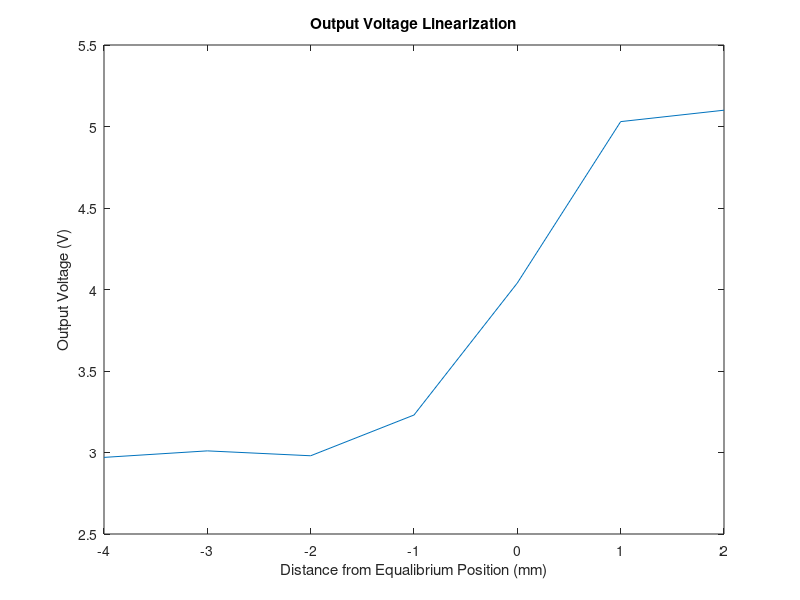
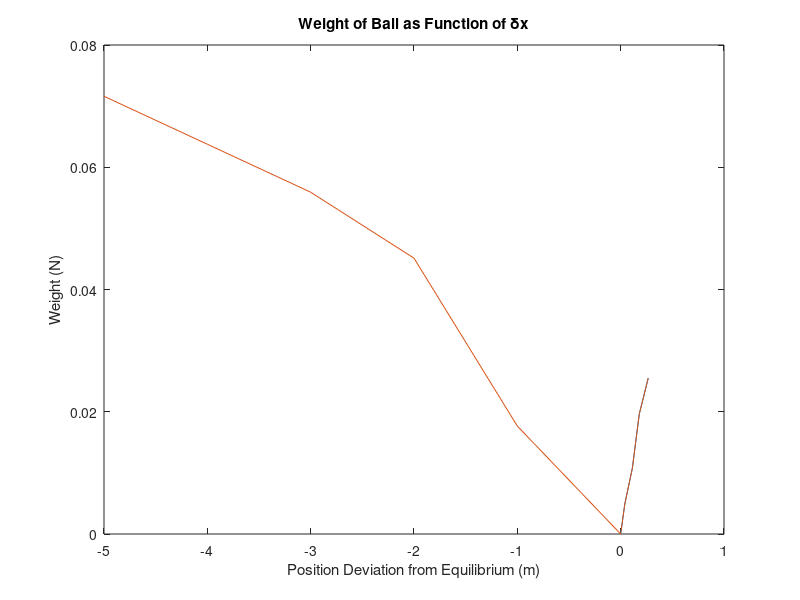

MATLAB code for these plots, in order:
%% Lab 5a
% distance from equilibrium position
x_from_eq = [-4 -3 -2 -1 0 1 2]; %%mm
% output voltage
v = [2.97 3.01 2.98 3.23 4.04 5.03 5.10]; %%V

%% 5.2 3a
figure;
plot(x_from_eq,v)
title('Output Voltage Linearization');
xlabel('Distance from Equalibrium Position (mm)');
ylabel('Output Voltage (V)');

%% 5.2 3b
% slope near equilibrium position
a = (v(6) - v(4)) / (2*0.001) %%V/m 

% Optimal Equilibrium voltage of y
v_eq = v(4) + a*0.001

%% 5.2 4d
% current monitor voltage
v_m = [-0.221 -0.234 -0.244 -0.255 -0.261]; %%V
% current
i_m = v_m * 20/3; %%A
i0 = -1.74;
i_from_eq = i_m - i0;

% mass of ball
m = [2.6 2 1.1 0.5 0]; %%g
% weight of call
w = 9.81*0.001*m;

figure
plot(i_from_eq,w)
hold on
line(i_from_eq,w)
xlabel('Current Deviation from Equilibrium (A)')
ylabel('Weight (N)')
title('Weight of Ball as Function of \deltaI')

%% 5.2 4e
% slope Ki near equilibrium current
Ki = (w(4) - w(5)) / (i_from_eq(4) - i_from_eq(5)) %%N/A

%% 5.2 5d
% delta x 
d = [0 -1 -2 -3 -4 -5]; %mm
% mass
m = [0 1.8 4.6 5.7 6.5 7.3]; %%g
% weight
w = 9.81*0.001*m; %%N
plot(d,w)
xlabel('Position Deviation from Equilibrium (m)')
ylabel('Weight (N)')
title('Weight of Ball as Function of \deltax')

%% 5.2 5e
% slope Kx near equilibrium position
Kx = (w(2) - w(1)) / ((d(2) - d(1))*0.001) %%N/m

%% 6
DC = 1000; % A/m
Ka = 2; %A/V
% Kc
Kc = DC/a/Ka

%% Caluclating R1, R2, and C
z_c = 1.5;
p_c = 20 * z_c; % for a pole/zero ratio of 20

R1 = 1e4/Kc
R2 = z_c * R1 / (p_c - z_c)
C = 1/(p_c*R2)